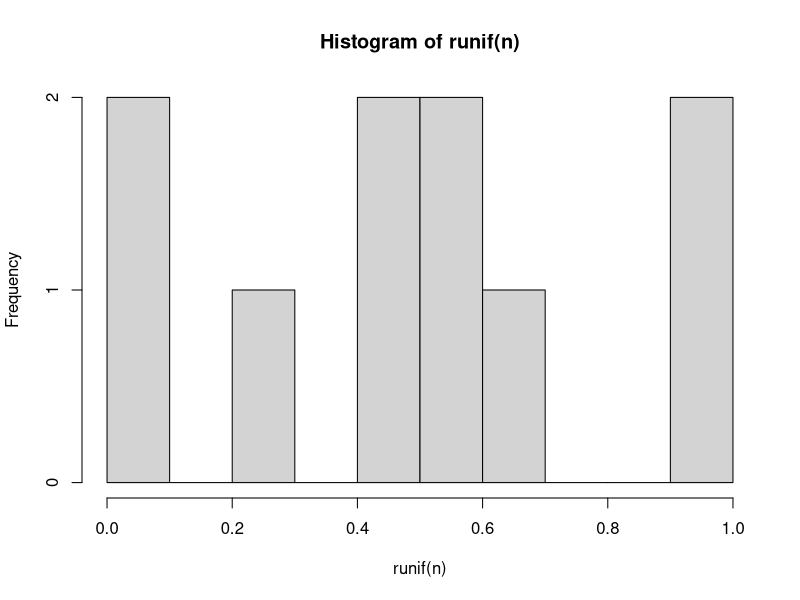
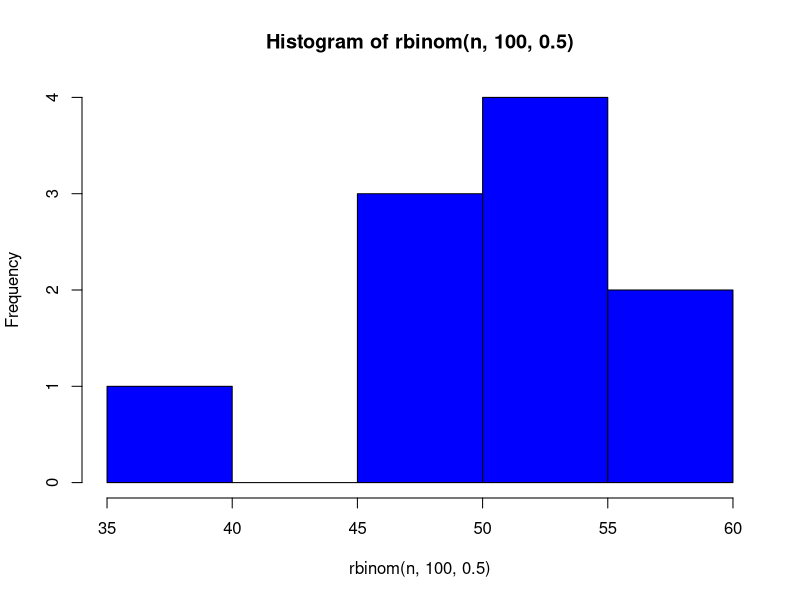
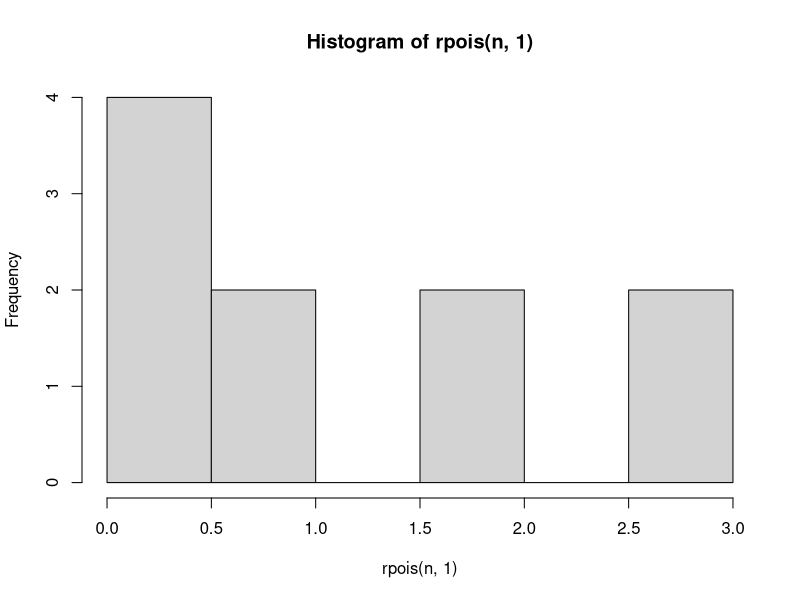

Recreate these plots in R, in order.
## ---- chunk 1
x <- 898128000 # Change this value!
while (x %% 2 == 0) {
  print(x)
  x <- x / 2
}
print(x)
## ---- chunk 2
reduce <- function(x) {
  repeat{
    if(x %% 2 == 0){
      print(x)  
      x<-x/2  
    }
    else{
      return(x)
      break
    }
  }
}

reduce(898128000)
## ---- chunk 3
f <- function(n) {
  if(n %% 2 == 0)
    return(n/2)
  else {
    return(3 * n + 1)
  }
  # Fi
}

f(6)
f(19)
f(27)
## ---- chunk 4
g <- function(n) {
  k <- 1 
  while(n != 1){
    n <- f(n)
    k <- k+1
  }
  return(k)
  # Fill in.
}

g(6)
g(19)
g(27)
## ---- chunk 5
h <- function(n) {
  f <- function(m) {
    if(m %% 2 == 0){
      m <- m/2
    }
    else{
      m <- 3* m + 1
    }
    return(m)
  }
  k <- 1
  while(n != 1){
    n <- f(n)
    k <- k + 1
  }
  return(k)# Fill in.
}

h(6)
h(19)
h(27)
## ---- chunk 6
pythagoras <- function(a, b = a) {
  return(sqrt(a^2 + b^2))
}

pythagoras(3, 4)
pythagoras(5)
## ---- chunk 7
# Remove eval = FALSE or set eval = TRUE when you have completed this function.
powersum <- function(vec, pow = 2) { # Fill in arguments.
  
  return(sum(vec^pow))
  # Fill in.
}

powersum(1:5) # Should return 55.
powersum(1:5, 4) # Should return 979.
## ---- chunk 8
countargs <- function(...) {
  print(paste("This function received", length(list(...)), "arguments."))
}

countargs(0)
countargs(1L, 5, 3 + 5i, TRUE, "yosemite")
countargs(c(1, 2, 3, 4, 5), factor(c("one", "two", "three")))
## ---- chunk 9
# Remove eval = FALSE or set eval = TRUE when you have completed this function.
randhist <- function(n, dist, ...) { # Fill in arguments.
  if(dist == 'Uniform'){
    hist(runif(n),...)
  }
  else if(dist == 'Binomial'){
    hist(rbinom(n, 100, 0.5), ...)
  }
  else if(dist == 'Poisson'){
    hist(rpois(n,1), ...)
  }
  else{
    stop('one of Uniform, Binomial, or Poisson should be  given')
  }
  # Fill in.
}

randhist(10, "Uniform", breaks = seq(0, 1, 0.1))
randhist(10, "Binomial", col = "blue")
randhist(10, "Poisson")
